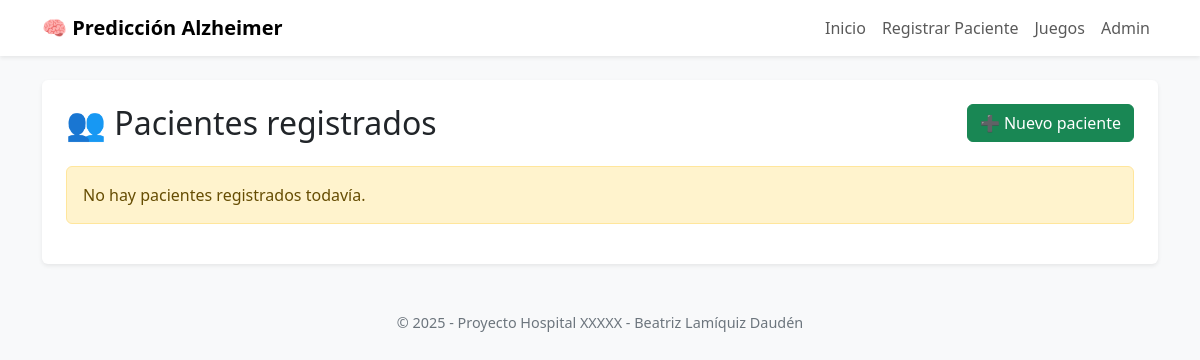
The app's page /pacientes/lista/, older data.
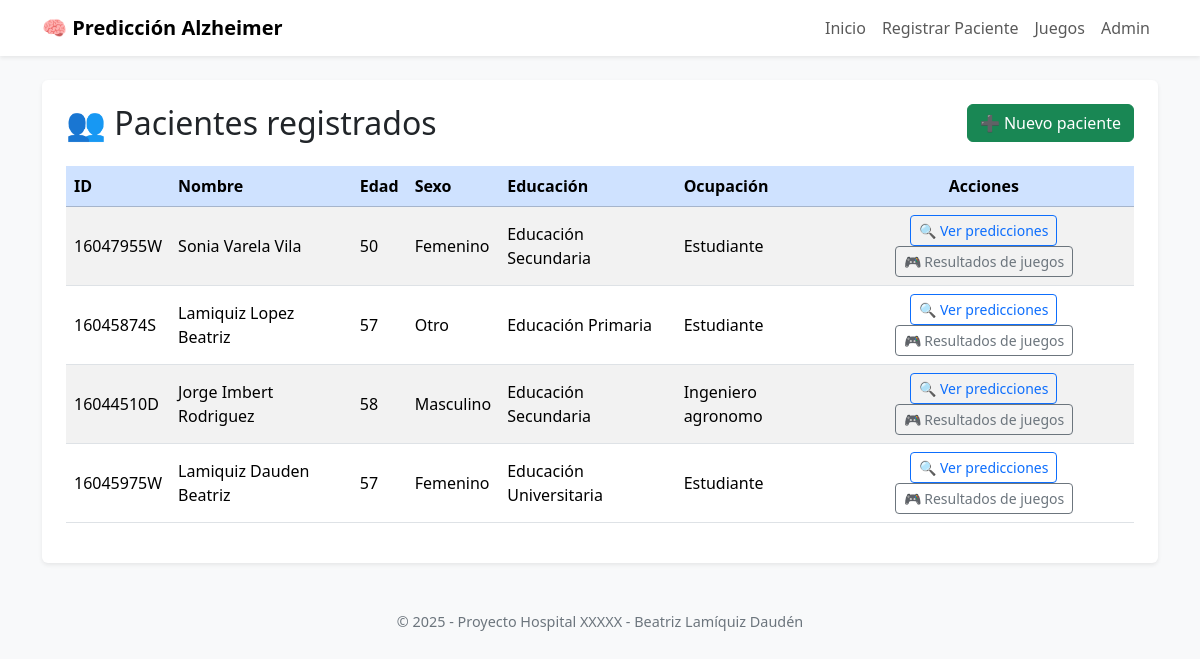
The same page, newer data.
### patients/models.py (models this page shows, shortened)
class Patient(models.Model):
    GENDER_CHOICES = [
        ('M', 'Masculino'),
        ('F', 'Femenino'),
        ('O', 'Otro'),
    ]
    EDUCATION_CHOICES = [
        ('primaria', 'Educación Primaria'),
        ('secundaria', 'Educación Secundaria'),
        ('universidad', 'Educación Universitaria'),
        ('postgrado', 'Postgrado'),
    ]
    id_patient = models.CharField(max_length=20, primary_key=True, verbose_name="ID Paciente (DNI/TIS)")
    name = models.CharField(max_length=100, verbose_name="Nombre completo")
    age = models.IntegerField(validators=[MinValueValidator(0), MaxValueValidator(120)], verbose_name="Edad")
    gender = models.CharField(max_length=1, choices=GENDER_CHOICES, verbose_name="Sexo")
    education_level = models.CharField(max_length=20, choices=EDUCATION_CHOICES, verbose_name="Nivel educativo")
    occupation = models.CharField(max_length=100, blank=True, null=True, verbose_name="Ocupación")
    created_at = models.DateTimeField(auto_now_add=True)
    updated_at = models.DateTimeField(auto_now=True)

### patients/views.py (the view)
# urls.py: path('lista/', views.list_patients, name='list_patients'),
def list_patients(request):
    patients = Patient.objects.all().order_by('-created_at')
    return render(request, 'patients/patient_list.html', {'patients': patients})

### templates/patients/patient_list.html (shortened to what this page needs)
{% extends 'base.html' %}
{% block content %}
  <div class="d-flex justify-content-between align-items-center mb-4">
    <h2 class="mb-0">👥 Pacientes registrados</h2>
    <a href="{% url 'patients:create_patient' %}" class="btn btn-success">➕ Nuevo paciente</a>
  </div>
  {% if patients %}
    <div class="table-responsive">
      <table class="table table-striped table-hover align-middle">
        <thead class="table-primary">
          <tr>
            <th scope="col">ID</th>
            <th scope="col">Nombre</th>
            <th scope="col">Edad</th>
            <th scope="col">Sexo</th>
            <th scope="col">Educación</th>
            <th scope="col">Ocupación</th>
            <th scope="col" class="text-center">Acciones</th>
          </tr>
        </thead>
        <tbody>
          {% for patient in patients %}
            <tr>
              <td>{{ patient.id_patient }}</td>
              <td>{{ patient.name }}</td>
              <td>{{ patient.age }}</td>
              <td>{{ patient.get_gender_display }}</td>
              <td>{{ patient.get_education_level_display }}</td>
              <td>{{ patient.occupation|default:"-" }}</td>
              <td class="text-center">
                <a href="{% url 'patients:patient_predictions' patient.id_patient %}" class="btn btn-sm btn-outline-primary">
                  🔍 Ver predicciones
                </a>
                <a href="{% url 'patients:patient_game_results' patient.id_patient %}" class="btn btn-sm btn-outline-secondary">
                  🎮 Resultados de juegos
                </a>
              </td>
            </tr>
          {% endfor %}
        </tbody>
      </table>
    </div>
  {% else %}
    <div class="alert alert-warning">
      No hay pacientes registrados todavía.
    </div>
  {% endif %}
{% endblock %}

Row changes from the older to the newer data that the page shows:
added Patient: id_patient "16047955W", name "Sonia Varela Vila", age "50", gender "Femenino", education_level "Educación Secundaria", occupation "Estudiante"
added Patient: id_patient "16045874S", name "Lamiquiz Lopez Beatriz", age "57", gender "Otro", education_level "Educación Primaria", occupation "Estudiante"
added Patient: id_patient "16044510D", name "Jorge Imbert Rodriguez", age "58", gender "Masculino", education_level "Educación Secundaria", occupation "Ingeniero agronomo"
added Patient: id_patient "16045975W", name "Lamiquiz Dauden Beatriz", age "57", gender "Femenino", education_level "Educación Universitaria", occupation "Estudiante"
Text that changed along with them:
text no longer shown: "No hay pacientes registrados todavía."
text now shown: "ID Nombre Edad Sexo Educación Ocupación Acciones"
